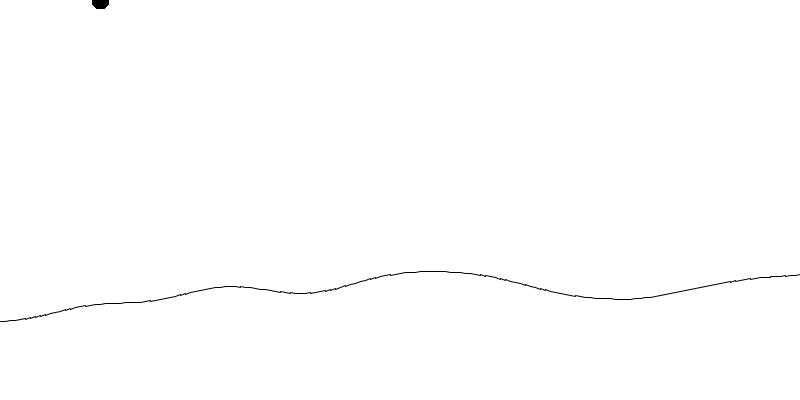
Frame 1 (no input)
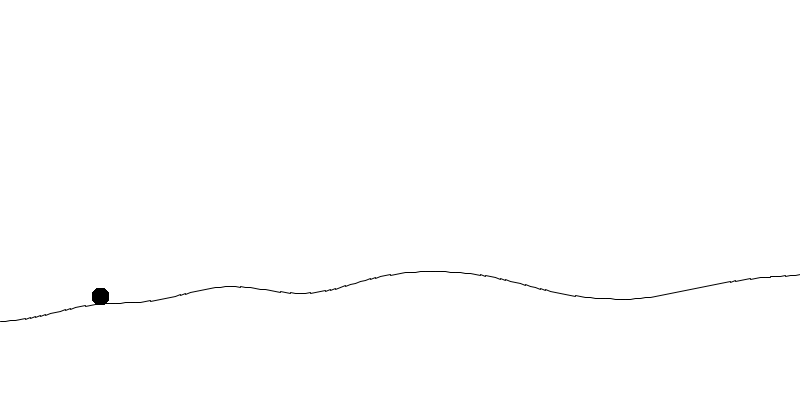
Frame 60 (the mouse pressed at the canvas centre just before this capture)
Frame 120 (the mouse held since frame 60 and released just before this capture): identical to frame 60, image omitted

The Processing sketch that drew these frames (run headless with seeded random() and noise(); from frame 60 on, the mouse is pressed at the canvas centre):

// Processing sketch: scroller
// ── scroller.pde
float t = 0.0;
float speed = 0.00, maxSpeed = 0.01;
Player player;

void setup() {
  size(800, 400);
  player = new Player();
}

void keyPressed() {
  if (key == 'd') {
    if (speed < maxSpeed) speed += 0.0005;  
  }
  if (key == 'a') {
    if (speed >= 0.0005) speed -= 0.0005;  
  }

}

void mouseClicked() {
  player.jump(); 
}

void draw() {

   background(255);
  // Starting point for graph
  float xoff = t;
  for (int i = 0; i < width; i += 5) {
    stroke(0);
    strokeWeight(1);
    // Get current and "next" noise value
    float y1 = noise(xoff) * height/2 + height/2;
    float y2 = noise(xoff+0.01) * height/2 +  height/2 ;
    // Draw line
    line(i,y1,i+5,y2);
    // Increment xoff
    xoff += 0.008;

   if (i <= player.posX && player.posX <= i+5) {
      player.update(new PVector(100, y1));
    }
    player.display();
    
  }
  // Increment "time" for whole graph
  t+= speed;
  
  
}

// ── player.pde
class Player {
 
 float posY, posX = 100; 
 PVector location;
 PVector velocity;
 PVector acceleration;
 float mass = 1;
 boolean airborne = false, bounce = false;;
 
 Player() {
   location = new PVector(100, 0);
   velocity = new PVector(0,0);
   acceleration = new PVector(0,0);   
 }
 
 void update(PVector lineVector) {
  println(velocity);

   
   velocity.add(acceleration);
   location.add(velocity);
   acceleration.mult(0); 
 
   // collision with ground line, don't fall below!
   if (location.y >= lineVector.y - 8) {
 
   
        location.y = lineVector.y - 8; 
   
  
  
   } else if (location.y < 0) {
      // collision with top, bounce back down
      location.y = 0;
      applyForce(new PVector(0, 3)); // gravity
   }
   else  
   {
      // in air apply gravity  
   applyForce(new PVector(0, 0.05)); // gravity
   }
 }
 
 void display() {
   stroke(0);
   fill(0);
   ellipse(location.x, location.y, 16, 16);  
 }
 
  void applyForce(PVector force) {
   PVector f = PVector.div(force,mass);
   acceleration.add(f);
  }
  
 void jump() {
 
     println("jump!");
     applyForce(new PVector(0, -5));
  
 }
  
  
}
